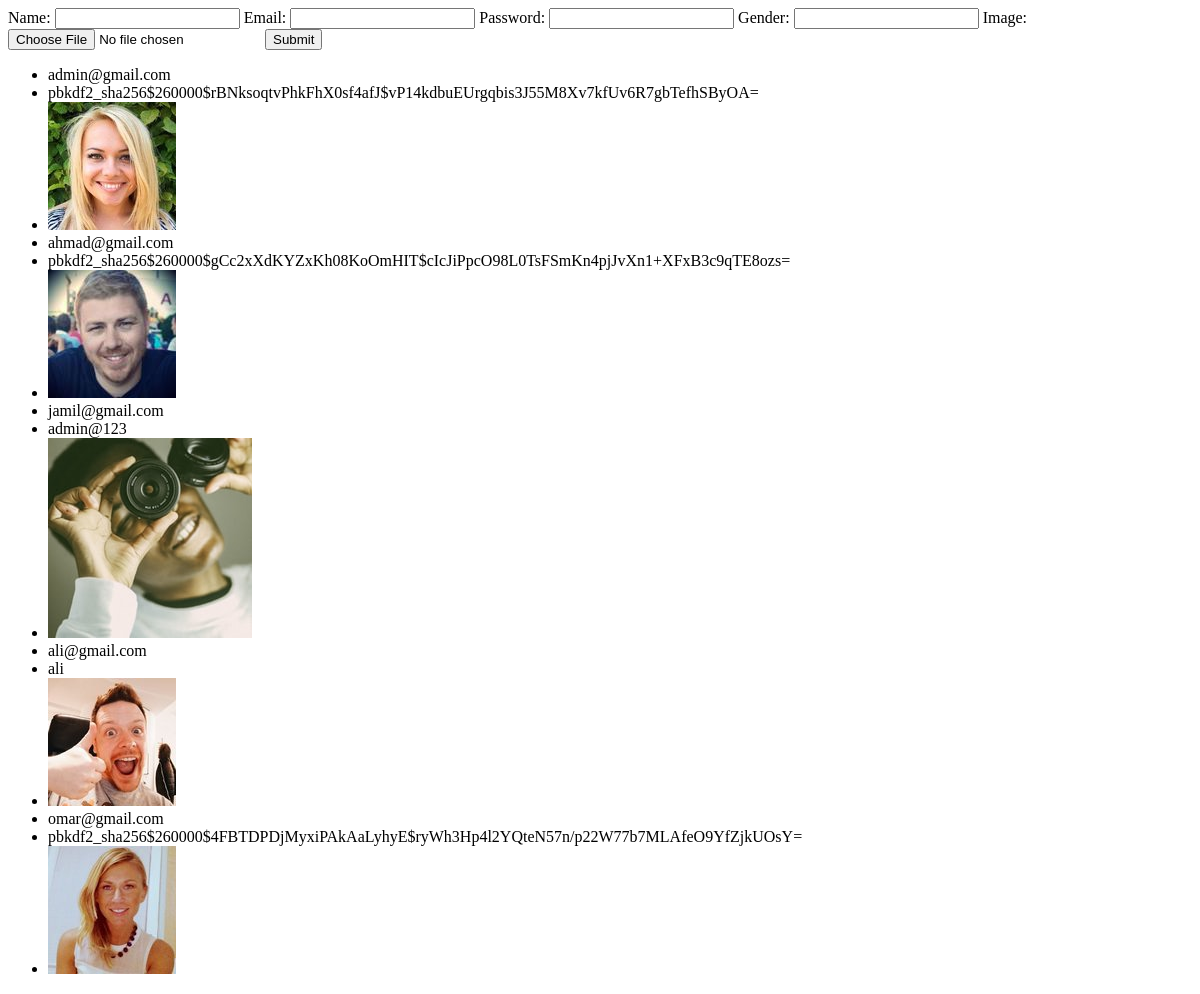
/adduser/, run on an earlier commit of the app's database.
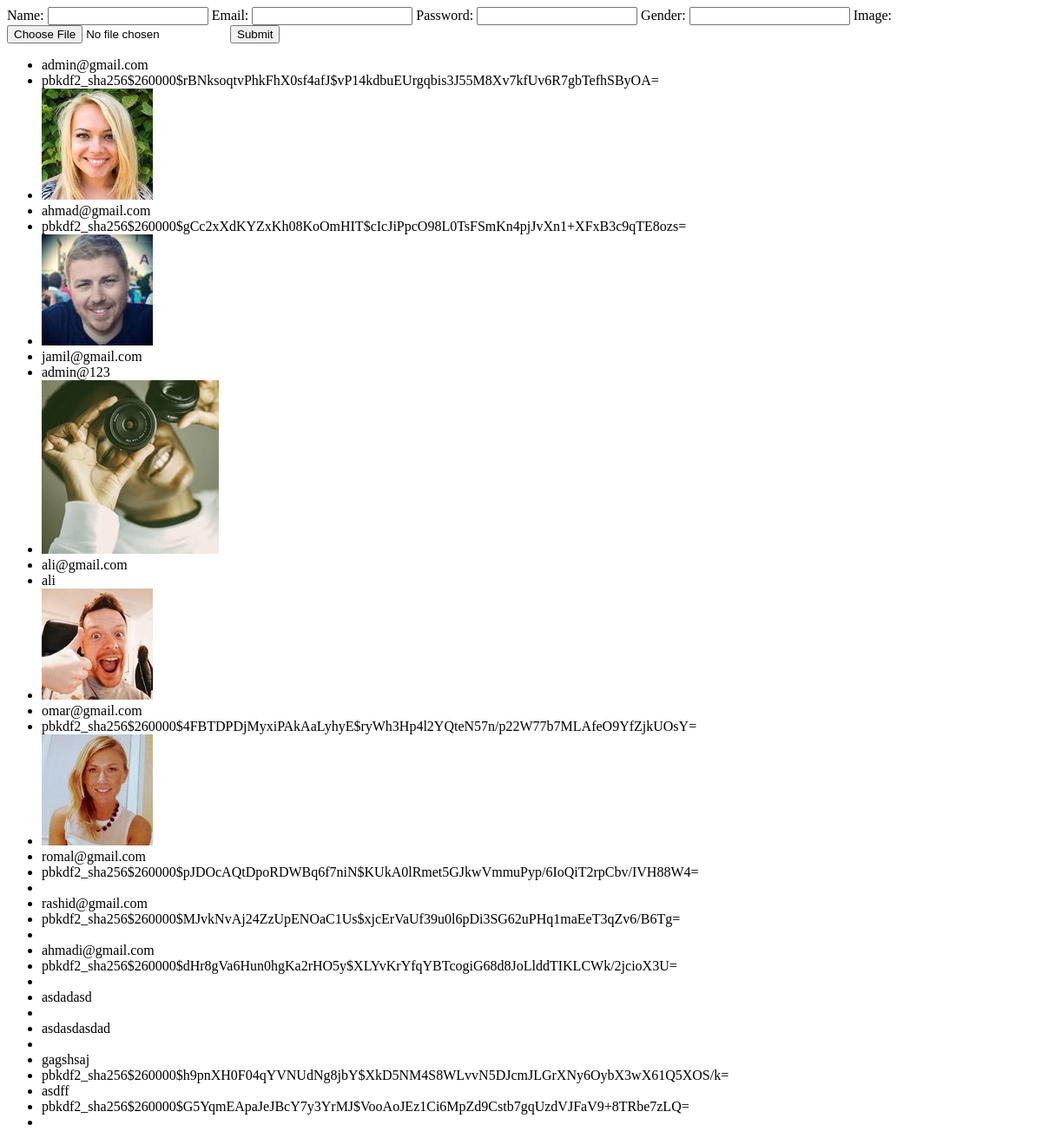
And on a later commit of the database.
### accounts/models.py (models this page shows, shortened)
class Accounts(AbstractBaseUser,PermissionsMixin):
    name = models.CharField(max_length=100)
    email = models.EmailField(unique=True)
    date_of_birth = models.DateField(null=True,blank=True)
    gender = models.CharField(max_length=10, null=True,blank=True)
    image = models.ImageField(upload_to='profile',null=True,blank=True)
    date_joined = models.DateField(auto_now=True)
    address = models.CharField(default='Kabul',blank=True,max_length=200)
    is_staff = models.BooleanField(default=False)
    serializer = models.BooleanField(default=True)
    objects = AccountsModelManager()
    USERNAME_FIELD = 'email'
    REQUIRED_FIELDS = ['name','gender']

### mysite/views.py (the view, shortened to what this page needs)
# urls.py: path('adduser/',add_user, name='add_user'),
def add_user(request):
    user1 = User.objects.all()
    context = {
        'users':user1
    }
    return render(request,'dashboard/add_account.html',context)

### mysite/views.py (called while the page is built)
def temporary(request):
    post = posts.objects.all()
    for item1 in post:
        if item1.temporary:
            if ('day') in item1.added_on:
                item1.delete()
            elif ('week') in item1.added_on:
                item1.delete()
            elif ('month') in item1.added_on:
                item1.delete()
    return {'hi':'hi'}

### templates/dashboard/add_account.html (shortened to what this page needs)
<!DOCTYPE html>
<html lang="en">
<head>
</head>
<body>
    <form action="" method="post" enctype="multipart/form-data">
        Name: <input type="text" name="name">
        Email: <input type="text" name="email">
        Password: <input type="password" name="pwd">
        Gender: <input type="text" name="gender">
        Image: <input type="file" name="image">
        <button type="submit">Submit</button>
    </form>
    <ul>
        {% for items in users %}
        <li>{{ items.email }}</li>
        <li>{{ items.password }}</li>
        {% if items.image %}
        <li><img src="{{ items.image.url }}" alt=""></li>
        {% endif %}
        {% endfor %}
    </ul>
    </body>
</html>

What changed in the data, as far as the page shows it:
added Accounts: email "romal@gmail.com", password "pbkdf2_sha256$260000$pJDOcAQtDpoRDWBq6f7niN$KUkA0lRmet5GJkwVmmuPyp/6IoQiT2rpCbv/IVH88W4="
added Accounts: email "rashid@gmail.com", password "pbkdf2_sha256$260000$MJvkNvAj24ZzUpENOaC1Us$xjcErVaUf39u0l6pDi3SG62uPHq1maEeT3qZv6/B6Tg="
added Accounts: email "ahmadi@gmail.com", password "pbkdf2_sha256$260000$dHr8gVa6Hun0hgKa2rHO5y$XLYvKrYfqYBTcogiG68d8JoLlddTIKLCWk/2jcioX3U="
added Accounts: email "asdadasd"
added Accounts: email "asdasdasdad"
added Accounts: email "gagshsaj", password "pbkdf2_sha256$260000$h9pnXH0F04qYVNUdNg8jbY$XkD5NM4S8WLvvN5DJcmJLGrXNy6OybX3wX61Q5XOS/k="
added Accounts: email "asdff", password "pbkdf2_sha256$260000$G5YqmEApaJeJBcY7y3YrMJ$VooAoJEz1Ci6MpZd9Cstb7gqUzdVJFaV9+8TRbe7zLQ="
